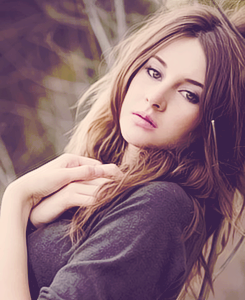
#> input picture Experiemnts/Travis/shailene_woodley.png, 245 x 300 px
$ python edges.py   (Python 2 division)
#> lines starting #> are read from the running program, lines starting #| are printed output that depends on the picture
from numpy import *
from PIL import Image

image = 'shailene_woodley.png'
im = array(Image.open(image))
#> im is the input picture: shape (300, 245, 3); mean R, G, B 141, 108.7, 118.7
im2 = empty((im.shape[0], im.shape[1], 3))
offset = 6
for i in range(0, im.shape[0]):
	for j in range(0, im.shape[1]):
		if i+1 < im.shape[0] and i-1 >= 0 and j+1 < im.shape[1] and j-1 >= 0:
			dxr = im[i-1,j,0]*.5-im[i+1,j,0]*.5
			dxg = im[i-1,j,1]*.5-im[i+1,j,1]*.5
			dxb = im[i-1,j,2]*.5-im[i+1,j,2]*.5
			xGrad = sqrt((dxr**2+dxg**2+dxb**2)*2/3)
			im2[i,j,0] = xGrad

			dyr = im[i,j-1,0]*.5-im[i,j+1,0]*.5
			dyg = im[i,j-1,1]*.5-im[i,j+1,1]*.5
			dyb = im[i,j-1,2]*.5-im[i,j+1,2]*.5
			yGrad = sqrt((dyr**2+dyg**2+dyb**2)*2/3)
			im2[i,j,1] = yGrad

			im2[i,j,2] = sqrt(xGrad**2+yGrad**2)
	if i%40 == 0:
		print "calculating row: ", i
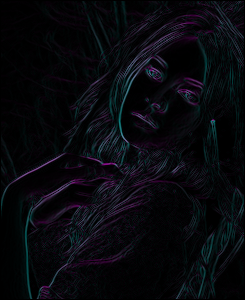
#> im2: shape (300, 245, 3) float64; mean R, G, B 8.2, 9, 13.2
rMin = 255
gMin = 255
bMin = 255
rMax = 0
gMax = 0
bMax = 0
for i in range(0, im.shape[0]):
	for j in range(0, im.shape[1]):
		if i+1 < im.shape[0] and i-1 >= 0 and j+1 < im.shape[1] and j-1 >= 0:
			rMin = min(rMin, im2[i,j,0])
			gMin = min(gMin, im2[i,j,1])
			bMin = min(bMin, im2[i,j,2])
			rMax = max(rMax, im2[i,j,0])
			gMax = max(gMax, im2[i,j,1])
			bMax = max(bMax, im2[i,j,2])
	if i%40 == 0:
		print "analyzing row: ", i
print "rMin = ", rMin
print "gMin = ", rMin
print "bMin = ", rMin
print "rMax = ", rMax
print "gMax = ", rMax
print "bMax = ", rMax
for i in range(0, im.shape[0]):
	for j in range(0, im.shape[1]):
		if i+1 < im.shape[0] and i-1 >= 0 and j+1 < im.shape[1] and j-1 >= 0:
			im2[i,j,0] = (im2[i,j,0]-rMin)*256/rMax
			im2[i,j,1] = (im2[i,j,1]-gMin)*256/gMax
			im2[i,j,2] = (im2[i,j,2]-bMin)*256/bMax
	if i%40 == 0:
		print "normalizing row: ", i
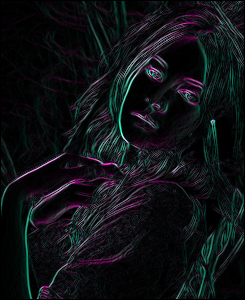
#> im2: shape (300, 245, 3) float64; mean R, G, B 15.9, 18.3, 21.1; drawn with min black and max white
print "...done"
out = Image.fromarray(uint8(im2))
out.save('output.png')
